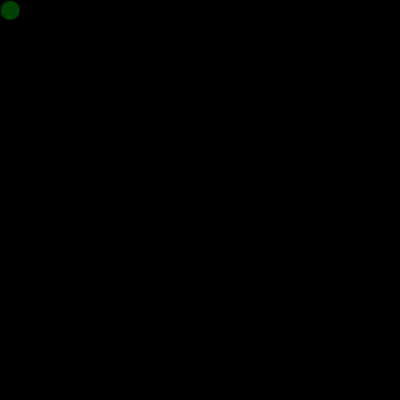
Frame 1 (no input)
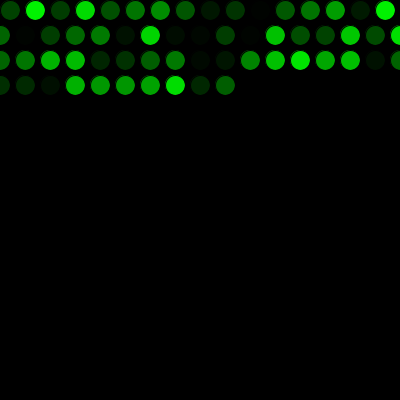
Frame 60 (the mouse pressed at the canvas centre just before this capture)
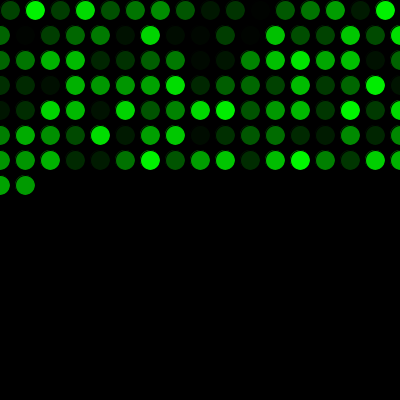
Frame 120 (the mouse held since frame 60 and released just before this capture)

The Processing sketch that drew these frames (run headless with seeded random() and noise(); from frame 60 on, the mouse is pressed at the canvas centre):

// Processing sketch: processing_83909
// ── processing_83909.pde

int variable1=10;
//para definir la posicion 1
int variable2=10;
//para definir la posicion 2
float color1=random(255);
//para definir el color
float color2=0;
//para definir el color
int velocidad=5;
//sirve para aumentar la velocidad por segundo


void setup(){
  size(400,400);
  background(0,0,0);
  //Aqui ponemos lo que se ejecutara 1 vez unicamente
}
 
void draw(){
  //aqui ponemos lo que se ejecutara todo el rato, es ya en si mismo un bucle
  //por lo tanto no necesitamos utilizar while para lo que queremos hacer.
  
frameRate(velocidad);
//esta funcion frameRate es la velocidad a la que ira nuestro programa

fill(0,random(255),0);
ellipse(variable2,variable1,20,20);
variable2=variable2+25;

if(variable2>400){
  variable1=variable1+25;
  variable2=0;
}
if(variable1>=400){
  variable1=0;
  variable2=0;
}

if(keyPressed){
    if (key=='+'){
       velocidad=velocidad+10;
    }
    if (key=='-'){
       velocidad=velocidad-10;
    }
    if (key=='a'){
        background(0,0,0);
    }
}
} 
